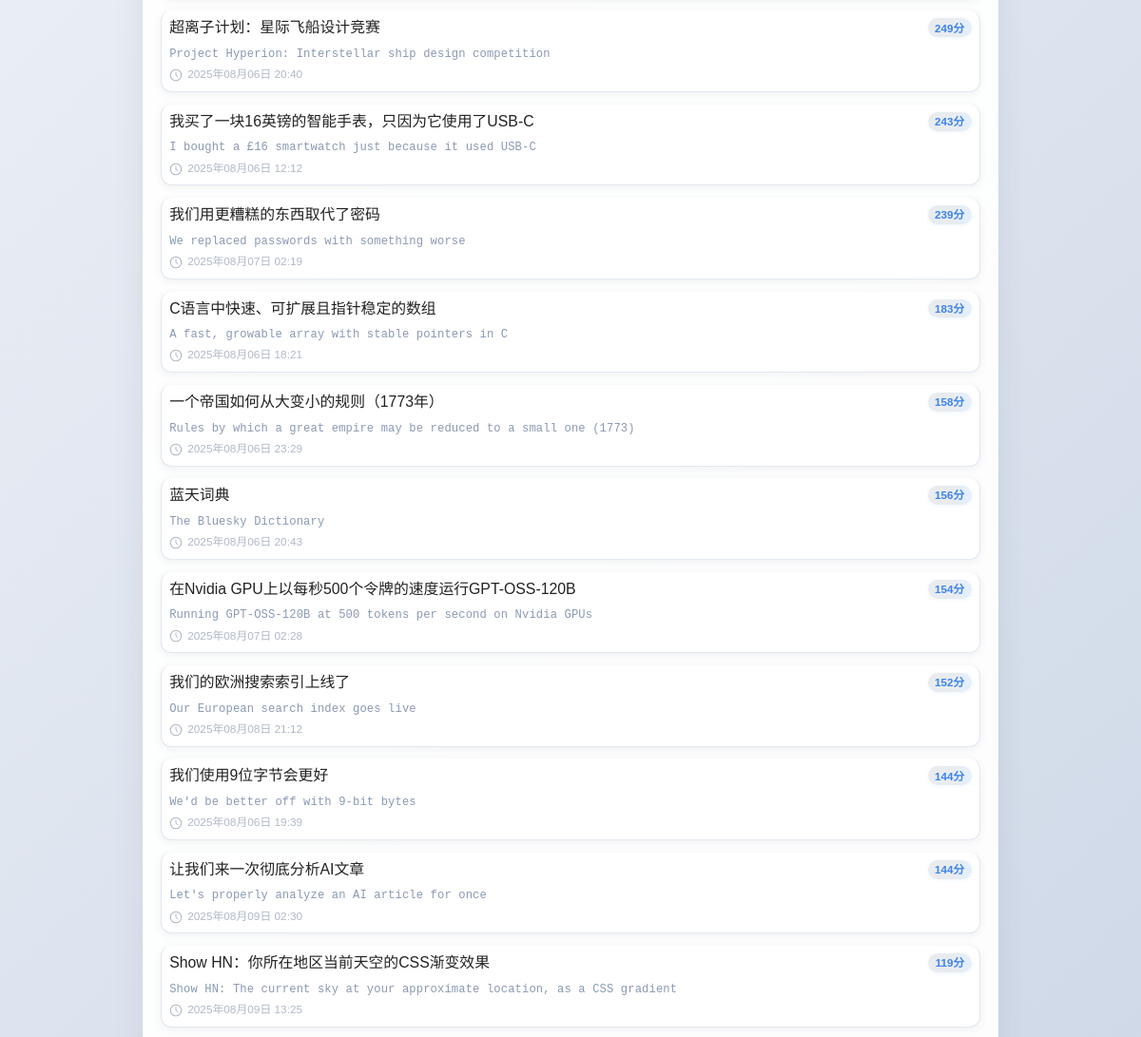
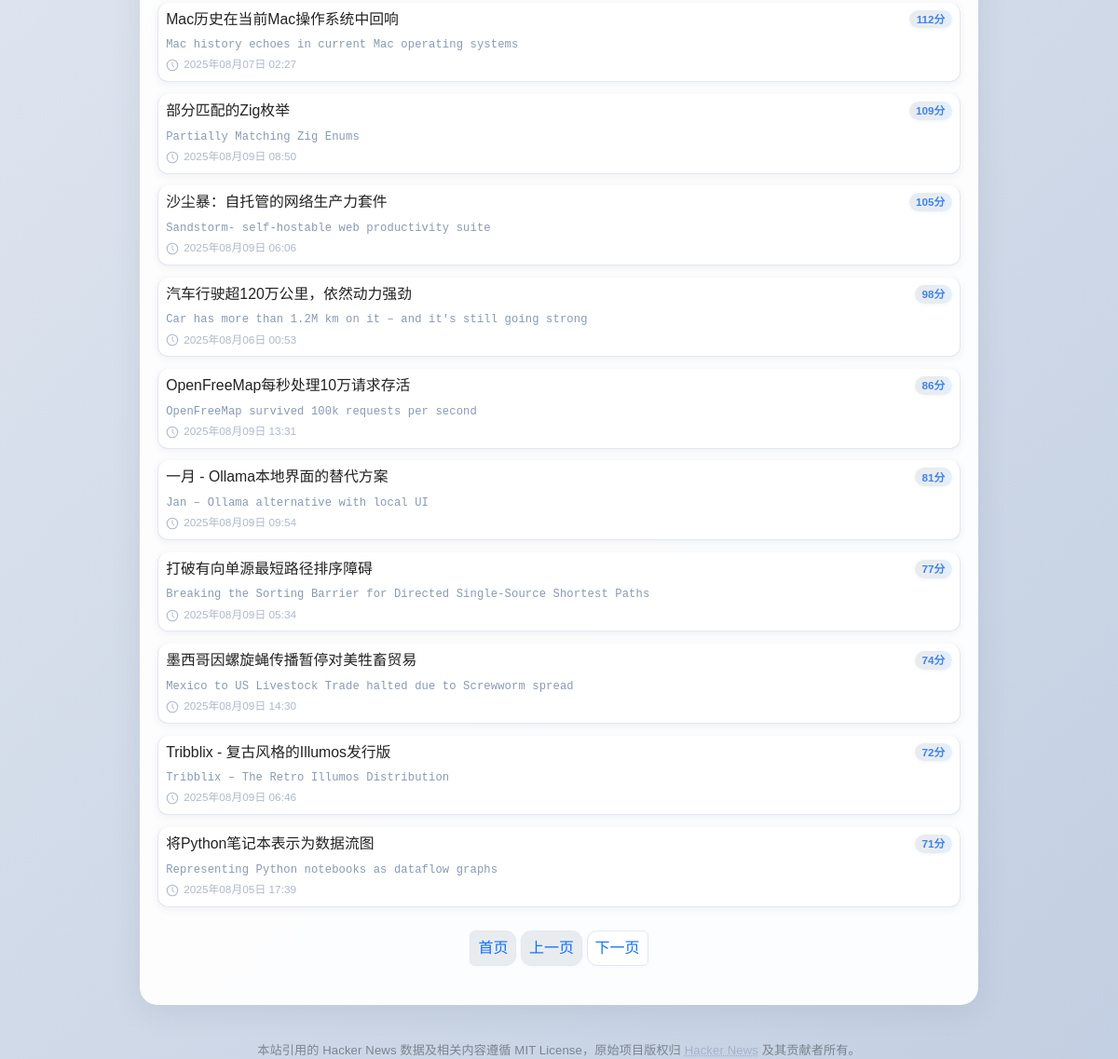
The app's page /news?sort=score (lower part), older data (2 pictures, top to bottom).
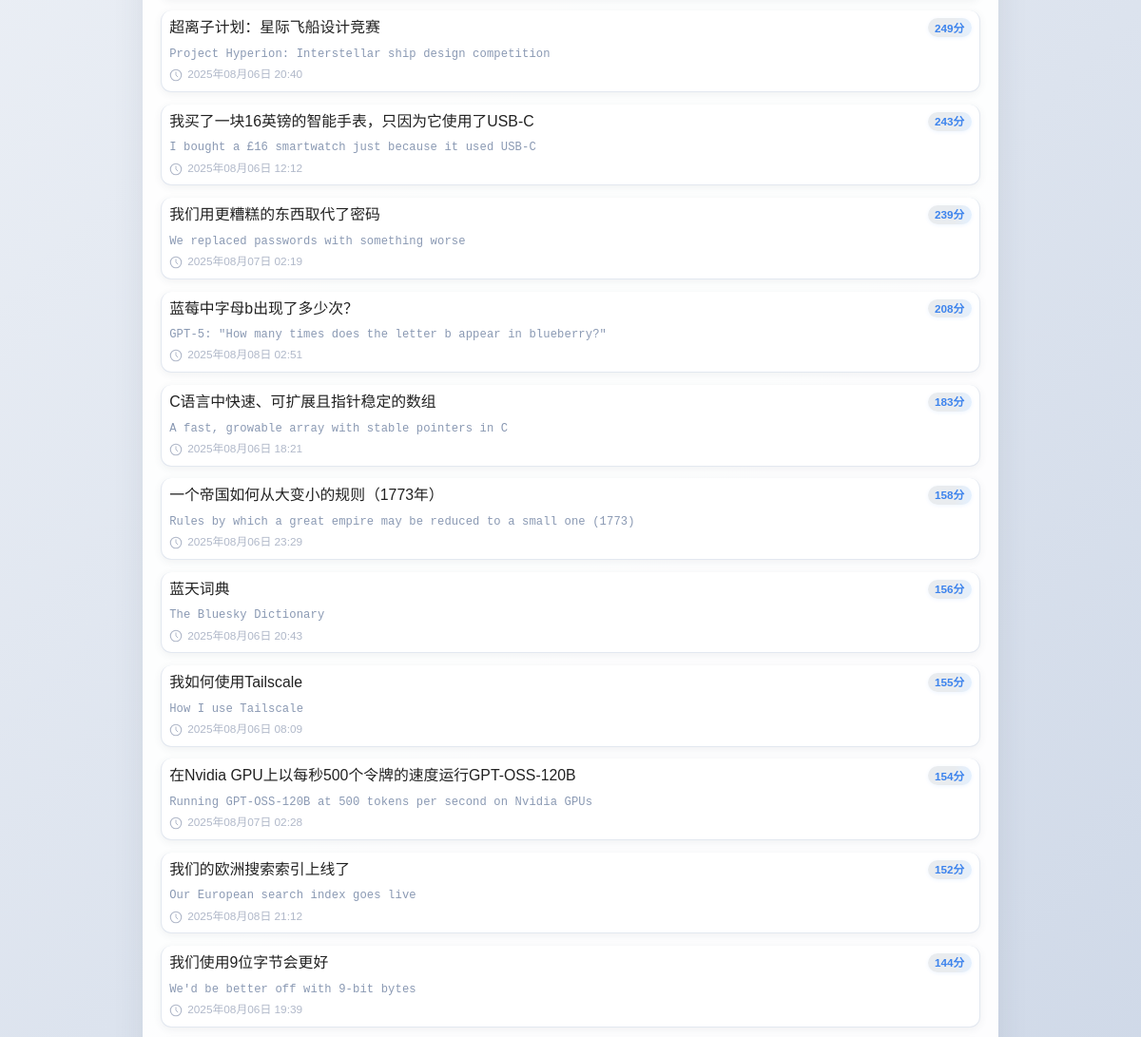
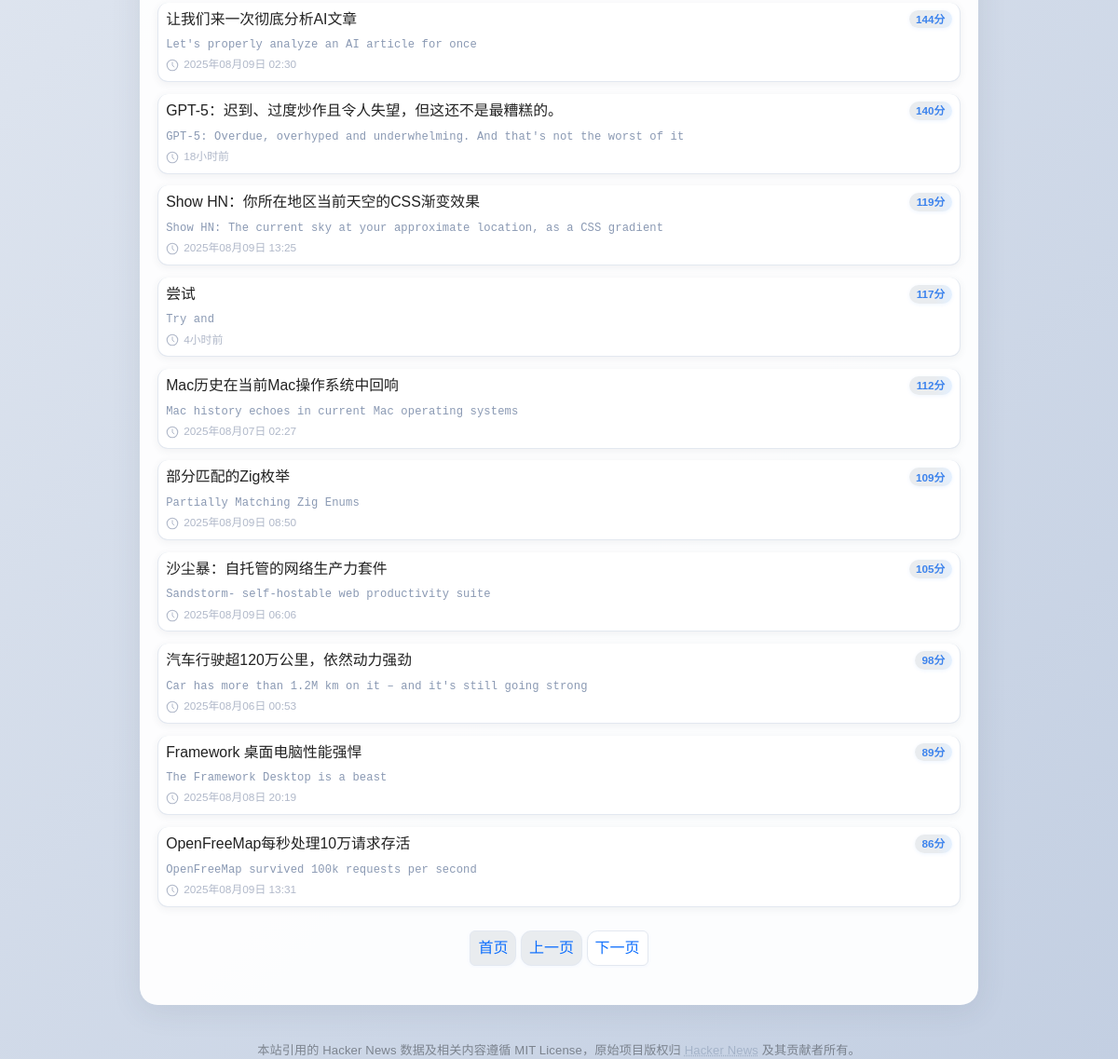
The same page, newer data (2 pictures, top to bottom).
### models.py (models this page shows, shortened)
class NewsItem(db.Model):
    id = db.Column(db.Integer, primary_key=True)  # Hacker News ID
    original_title = db.Column(db.String(500))
    translated_title = db.Column(db.String(500))
    original_url = db.Column(db.String(500))
    score = db.Column(db.Integer)  # 新闻评分
    time = db.Column(db.Integer)   # 发布时间戳
    translation_status = db.Column(db.Integer, default=0)
    favorites = db.relationship('Favorite', backref='news_item', lazy=True, cascade='all, delete-orphan')

### app.py (the view, shortened to what this page needs)
@app.route('/news')
def news():
    sort = request.args.get('sort', 'time')
    page = int(request.args.get('page', 1))
    per_page = 30
    if sort == 'favorites':
        if not current_user.is_authenticated:
            return redirect(url_for('login'))
        favorites = Favorite.query.filter_by(user_id=current_user.id).order_by(Favorite.created_at.desc()).all()
        news_items = []
        for fav in favorites:
            news_item = NewsItem.query.get(fav.news_id)
            if news_item:
                news_items.append(news_item)
        total_items = len(news_items)
        total_pages = (total_items + per_page - 1) // per_page
        start_idx = (page - 1) * per_page
        end_idx = start_idx + per_page
        news_items = news_items[start_idx:end_idx]
        pagination = type('obj', (object,), {
            'pages': total_pages,
            'has_prev': page > 1,
            'has_next': page < total_pages,
            'prev_num': page - 1 if page > 1 else 1,
            'next_num': page + 1 if page < total_pages else total_pages
        })()
    else:
        query = NewsItem.query
        if sort == 'score':
            query = query.order_by(NewsItem.score.desc())
        else:
            query = query.order_by(NewsItem.time.desc())
        total_items = query.count()
        total_pages = (total_items + per_page - 1) // per_page
        news_items = query.offset((page - 1) * per_page).limit(per_page).all()
        favorited_ids = set()
        pagination = type('obj', (object,), {
            'pages': total_pages,
            'has_prev': page > 1,
            'has_next': page < total_pages,
            'prev_num': page - 1 if page > 1 else 1,
            'next_num': page + 1 if page < total_pages else total_pages
        })()
    if sort == 'favorites':
        favorited_ids = {n.id for n in news_items}
    elif not current_user.is_authenticated:
        favorited_ids = set()
    return render_template('news.html', news_items=news_items, pagination=pagination, page=page, sort=sort, favorited_ids=favorited_ids)

### app.py (called while the page is built)
def datetimeformat_filter(ts):
    try:
        now = datetime.now()
        dt = datetime.fromtimestamp(int(ts))
        diff = (now - dt).total_seconds()
        if diff < 60:
            return f"{int(diff)}秒前"
        elif diff < 3600:
            return f"{int(diff//60)}分钟前"
        elif diff < 86400:
            return f"{int(diff//3600)}小时前"
        else:
            return dt.strftime('%Y年%m月%d日 %H:%M')
    except Exception:
        return ''

### templates/news.html (shortened to what this page needs)
<!DOCTYPE html>
<html lang="zh-CN">
<head>
    <link href="https://cdn.jsdelivr.net/npm/bootstrap@5.3.0/dist/css/bootstrap.min.css" rel="stylesheet">
</head>
<body style="min-height:100vh;display:flex;flex-direction:column;">
    <div class="container py-4" style="flex:1 0 auto;">
        <div id="dynamic-news" style="margin-top:0.3em;">
          {% if sort != 'favorites' %}
            <div class="list-group">
              {% for item in news_items %}
                <div class="list-group-item news-item py-2 px-2">
                  <div class="d-flex w-100 justify-content-between align-items-start mb-1">
                    <a href="{{ item.original_url }}" target="_blank" style="text-decoration: none; color: inherit; flex: 1;">
                      <h5 class="mb-1" style="font-size:0.99rem;font-family:'AlibabaPuHuiTi-Regular',sans-serif;line-height:1.3;color:#222;">{{ item.translated_title or item.original_title }}</h5>
                    </a>
                    <span class="badge score-badge">{{ item.score }}分</span>
                  </div>
                  <div class="d-flex justify-content-between align-items-start mt-1">
                    <div class="flex-grow-1">
                      <p class="original-title mb-0">{{ item.original_title }}</p>
                      <p class="mb-0 mt-1 d-flex align-items-center" style="font-size:0.74rem;color:#b0b8c9;gap:0.25em;">
                        <span style="display:inline-flex;align-items:center;vertical-align:-2px;">
                          <svg width="14" height="14" viewBox="0 0 20 20" fill="none" xmlns="http://www.w3.org/2000/svg" style="margin-right:2px;"><circle cx="10" cy="10" r="8.2" stroke="#b0b8c9" stroke-width="1.6" fill="none"/><path d="M10 5.5V10l2.7 2.7" stroke="#b0b8c9" stroke-width="1.4" stroke-linecap="round"/></svg>
                        </span>
                        {{ item.time | datetimeformat }}
                      </p>
                    </div>
                  </div>
                </div>
              {% endfor %}
            </div>
          {% endif %}
        </div>
        <div style="flex:0 0 auto;">
        {% if pagination.pages > 1 or pagination.pages == 1 %}
        <nav aria-label="分页导航" class="mt-3">
            <ul class="pagination justify-content-center">
                <li class="page-item {% if page == 1 %}disabled{% endif %}">
                    <a class="page-link" href="?page=1{% if sort %}&sort={{ sort }}{% endif %}">首页</a>
                </li>
                <li class="page-item {% if not pagination.has_prev %}disabled{% endif %}">
                    <a class="page-link" href="?page={{ pagination.prev_num }}{% if sort %}&sort={{ sort }}{% endif %}" tabindex="-1">上一页</a>
                </li>
                <li class="page-item {% if not pagination.has_next %}disabled{% endif %}">
                    <a class="page-link" href="?page={{ pagination.next_num }}{% if sort %}&sort={{ sort }}{% endif %}">下一页</a>
                </li>
            </ul>
        </nav>
        {% endif %}
        </div>
    </div>
    <div class="text-center text-muted" style="font-size:0.82rem; margin-top:0.2rem; opacity:0.62; letter-spacing:0.01em;flex-shrink:0;">
        本站引用的 Hacker News 数据及相关内容遵循 MIT License，原始项目版权归 <a href="https://github.com/HackerNews/API" target="_blank" style="color:#8fa0b8;text-decoration:underline dotted;">Hacker News</a> 及其贡献者所有。
    </div>
</body>
</html>

Row changes from the older to the newer data that the page shows:
no longer on this page (row unchanged): NewsItem: translated_title "一月 - Ollama本地界面的替代方案", score "81", original_title "Jan – Ollama alternative with local UI", time "2025年08月09日 09:54"
no longer on this page (row unchanged): NewsItem: translated_title "打破有向单源最短路径排序障碍", score "77", original_title "Breaking the Sorting Barrier for Directed Single-Source Shortest Paths", time "2025年08月09日 05:34"
no longer on this page (row unchanged): NewsItem: translated_title "墨西哥因螺旋蝇传播暂停对美牲畜贸易", score "74", original_title "Mexico to US Livestock Trade halted due to Screwworm spread", time "2025年08月09日 14:30"
no longer on this page (row unchanged): NewsItem: translated_title "Tribblix - 复古风格的Illumos发行版", score "72", original_title "Tribblix – The Retro Illumos Distribution", time "2025年08月09日 06:46"
no longer on this page (row unchanged): NewsItem: translated_title "将Python笔记本表示为数据流图", score "71", original_title "Representing Python notebooks as dataflow graphs", time "2025年08月05日 17:39"
added NewsItem: translated_title "蓝莓中字母b出现了多少次？", score "208", original_title "GPT-5: \"How many times does the letter b appear in blueberry?\"", time "2025年08月08日 02:51"
added NewsItem: translated_title "我如何使用Tailscale", score "155", original_title "How I use Tailscale", time "2025年08月06日 08:09"
added NewsItem: translated_title "GPT-5：迟到、过度炒作且令人失望，但这还不是最糟糕的。", score "140", original_title "GPT-5: Overdue, overhyped and underwhelming. And that's not the worst of it", time "18小时前"
added NewsItem: translated_title "尝试", score "117", original_title "Try and", time "4小时前"
added NewsItem: translated_title "Framework 桌面电脑性能强悍", score "89", original_title "The Framework Desktop is a beast", time "2025年08月08日 20:19"
